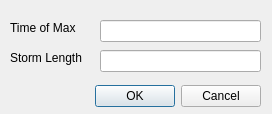
<?xml version="1.0" encoding="UTF-8"?>
<ui version="4.0">
 <class>ExpoModulationDialog</class>
 <widget class="QDialog" name="ExpoModulationDialog">
  <property name="geometry">
   <rect>
    <x>0</x>
    <y>0</y>
    <width>272</width>
    <height>114</height>
   </rect>
  </property>
  <property name="windowTitle">
   <string>Exponential Modulation</string>
  </property>
  <widget class="QDialogButtonBox" name="buttonBox">
   <property name="geometry">
    <rect>
     <x>-80</x>
     <y>80</y>
     <width>341</width>
     <height>32</height>
    </rect>
   </property>
   <property name="orientation">
    <enum>Qt::Horizontal</enum>
   </property>
   <property name="standardButtons">
    <set>QDialogButtonBox::Cancel|QDialogButtonBox::Ok</set>
   </property>
  </widget>
  <widget class="QLabel" name="labelTimeofMax">
   <property name="geometry">
    <rect>
     <x>10</x>
     <y>20</y>
     <width>71</width>
     <height>16</height>
    </rect>
   </property>
   <property name="text">
    <string>Time of Max</string>
   </property>
  </widget>
  <widget class="QLabel" name="labelStormLength">
   <property name="geometry">
    <rect>
     <x>10</x>
     <y>50</y>
     <width>81</width>
     <height>16</height>
    </rect>
   </property>
   <property name="text">
    <string>Storm Length</string>
   </property>
  </widget>
  <widget class="QLineEdit" name="lineEditTimeofMax">
   <property name="geometry">
    <rect>
     <x>100</x>
     <y>20</y>
     <width>161</width>
     <height>22</height>
    </rect>
   </property>
  </widget>
  <widget class="QLineEdit" name="lineEditStormLength">
   <property name="geometry">
    <rect>
     <x>100</x>
     <y>50</y>
     <width>161</width>
     <height>22</height>
    </rect>
   </property>
  </widget>
 </widget>
 <resources/>
 <connections>
  <connection>
   <sender>buttonBox</sender>
   <signal>accepted()</signal>
   <receiver>ExpoModulationDialog</receiver>
   <slot>accept()</slot>
   <hints>
    <hint type="sourcelabel">
     <x>248</x>
     <y>254</y>
    </hint>
    <hint type="destinationlabel">
     <x>157</x>
     <y>274</y>
    </hint>
   </hints>
  </connection>
  <connection>
   <sender>buttonBox</sender>
   <signal>rejected()</signal>
   <receiver>ExpoModulationDialog</receiver>
   <slot>reject()</slot>
   <hints>
    <hint type="sourcelabel">
     <x>316</x>
     <y>260</y>
    </hint>
    <hint type="destinationlabel">
     <x>286</x>
     <y>274</y>
    </hint>
   </hints>
  </connection>
 </connections>
</ui>
